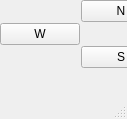
<?xml version="1.0" encoding="UTF-8"?>
<ui version="4.0">
 <class>MainWindow</class>
 <widget class="QMainWindow" name="MainWindow">
  <property name="geometry">
   <rect>
    <x>0</x>
    <y>0</y>
    <width>127</width>
    <height>119</height>
   </rect>
  </property>
  <property name="windowTitle">
   <string>MainWindow</string>
  </property>
  <widget class="QWidget" name="centralwidget">
   <widget class="QWidget" name="gridLayoutWidget">
    <property name="geometry">
     <rect>
      <x>0</x>
      <y>0</y>
      <width>121</width>
      <height>71</height>
     </rect>
    </property>
    <layout class="QGridLayout" name="gridLayout">
     <property name="sizeConstraint">
      <enum>QLayout::SetFixedSize</enum>
     </property>
     <property name="spacing">
      <number>1</number>
     </property>
     <item row="0" column="2">
      <widget class="QPushButton" name="northButton">
       <property name="enabled">
        <bool>true</bool>
       </property>
       <property name="sizePolicy">
        <sizepolicy hsizetype="Minimum" vsizetype="Fixed">
         <horstretch>0</horstretch>
         <verstretch>0</verstretch>
        </sizepolicy>
       </property>
       <property name="text">
        <string>N</string>
       </property>
       <property name="autoRepeatDelay">
        <number>300</number>
       </property>
       <property name="autoRepeatInterval">
        <number>100</number>
       </property>
      </widget>
     </item>
     <item row="1" column="3">
      <widget class="QPushButton" name="eastButton">
       <property name="text">
        <string>E</string>
       </property>
      </widget>
     </item>
     <item row="2" column="2">
      <widget class="QPushButton" name="southbutton">
       <property name="text">
        <string>S</string>
       </property>
      </widget>
     </item>
     <item row="1" column="0">
      <widget class="QPushButton" name="westButton">
       <property name="text">
        <string>W</string>
       </property>
      </widget>
     </item>
    </layout>
   </widget>
  </widget>
  <widget class="QMenuBar" name="menubar">
   <property name="geometry">
    <rect>
     <x>0</x>
     <y>0</y>
     <width>127</width>
     <height>18</height>
    </rect>
   </property>
  </widget>
  <widget class="QStatusBar" name="statusbar"/>
 </widget>
 <resources/>
 <connections/>
</ui>
